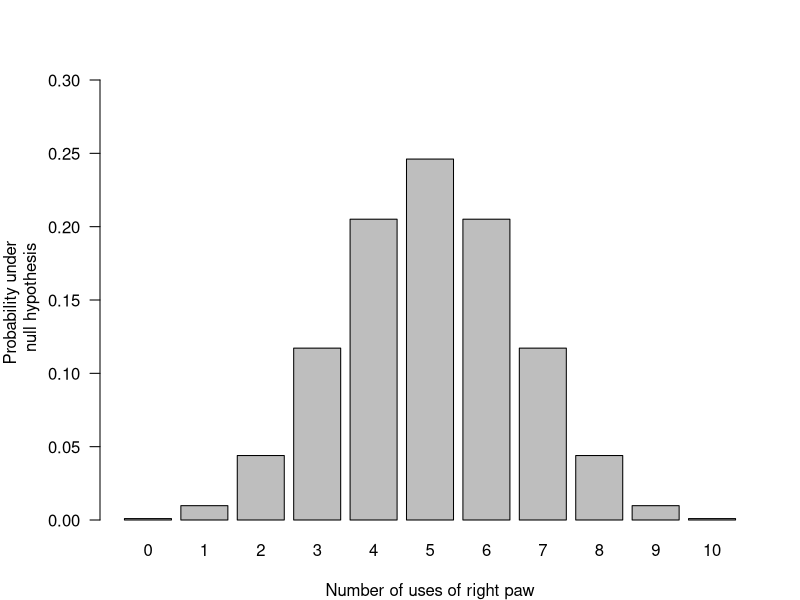
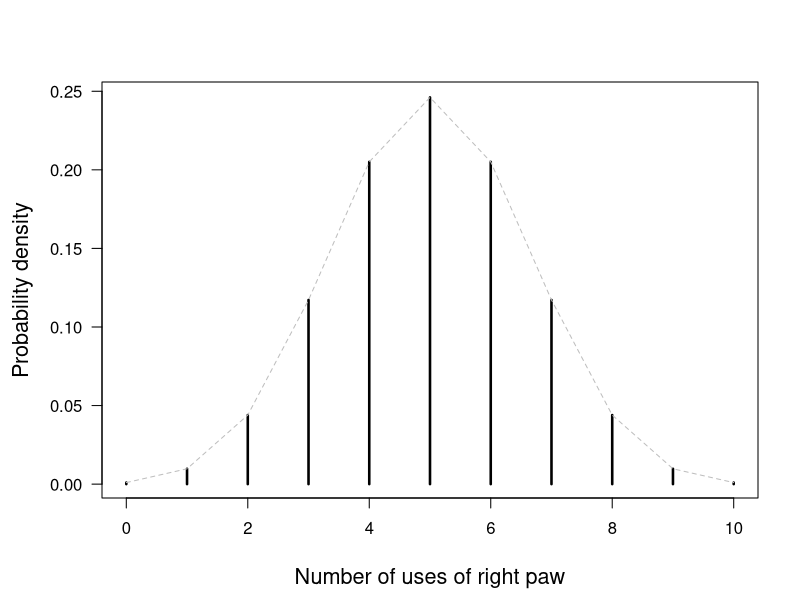

Reproduce these figures in R, in order.
## ---- chunk 1
testSample <- dbinom(x=0:10, size=10, prob=0.5)
par(mar=c(4, 5, 4, 2))
barplot(testSample, names.arg = 0:10, ylim = c(0, 0.3), yaxt = "n",
        xlab = "Number of uses of right paw",
        ylab = "Probability under \n null hypothesis")

## Draw the y-axis.
axis(side = 2,
     ## Rotate the labels.
     las = 2)
## ---- chunk 2
par(mgp=c(3.5,1,0)) # default is c(3,1,0)
par(mar=c(5,5,4,2)+0.1) # default is c(5,4,4,2) + 0.1
xAxis <- 0:10
plot(xAxis, dbinom(xAxis, size=10, prob=0.5), type = "h", lwd = 2.5, las = 1,
     xlab = "Number of uses of right paw",
     ylab = "Probability density",
     cex.lab = 1.3)
lines(xAxis, dbinom(xAxis, size=10, prob=0.5), lty=2, col="grey")
